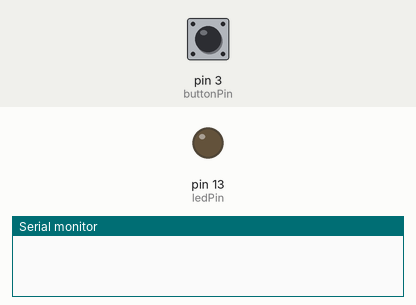
Simulated run of this program. Board: Arduino Uno, built with avr-gcc and run on an emulated ATmega328P. On the bench: output pins drawn as LEDs (lit = HIGH), the last lines printed to the serial monitor. The inputs (shaded band) are chosen by the test bench; at power-on: pin 3 (buttonPin) LOW.

Above: at 1.2 s.
1.3 s: pin 3 (buttonPin) pulled HIGH for 0.15 s
2.9 s: pin 3 (buttonPin) pulled HIGH for 1 s
At 4.8 s:
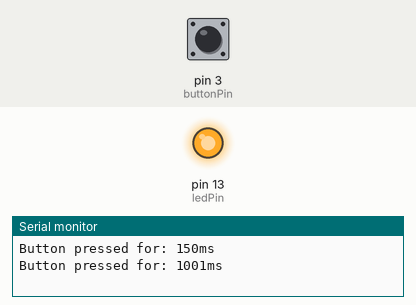
Timing chart, 0 to 6.3 s (numbered marks = the images above; inputs shaded):
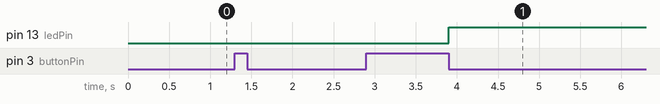

Measured:
- after the input at 2.9 s, pin 13 (ledPin): LOW → HIGH after 1.0 s

The program:

main.cpp
```cpp
#include <Arduino.h>


const uint8_t ledPin = 13;
const uint8_t buttonPin = 3;
const uint16_t baud_rate = 9600;
const uint16_t oneSecond = 1000;

bool buttonState = 0;
bool prevButtonState = 0;
uint32_t time;

void timeControl(const uint32_t& time, const uint8_t& ledPin);

void setup(){
  pinMode(buttonPin, INPUT);
  pinMode(ledPin, OUTPUT);
  Serial.begin(baud_rate);
}

void loop(){
  buttonState = digitalRead(buttonPin);
  if (buttonState) {
    if (prevButtonState != buttonState) {
      time = millis();
      prevButtonState = buttonState;
    }
  }
  else{
    if (prevButtonState != buttonState) {
      Serial.print("Button pressed for: ");
      Serial.print(millis() - time);
      Serial.println("ms");
      Serial.println();
      prevButtonState = buttonState;
      timeControl(millis() - time, ledPin);
    }
  }
}

void ledOn(const uint8_t& ledPin) {
  digitalWrite(ledPin, HIGH);
}

void ledOff(const uint8_t& ledPin) {
  digitalWrite(ledPin, LOW);
}

void toggleLed(const uint8_t& ledPin) {
  bool ledState = digitalRead(ledPin);
  digitalWrite(ledPin, !ledState);
}

void timeControl(const uint32_t& time, const uint8_t& ledPin) {
  bool ledState = digitalRead(ledPin);
  if (time > oneSecond * 3) return;
  if (ledState) {
    if (time > oneSecond * 2) {
      ledOff(ledPin);
    }
  }
  else{
    if (time > oneSecond) {
      ledOn(ledPin);
    }
  }
}
```
